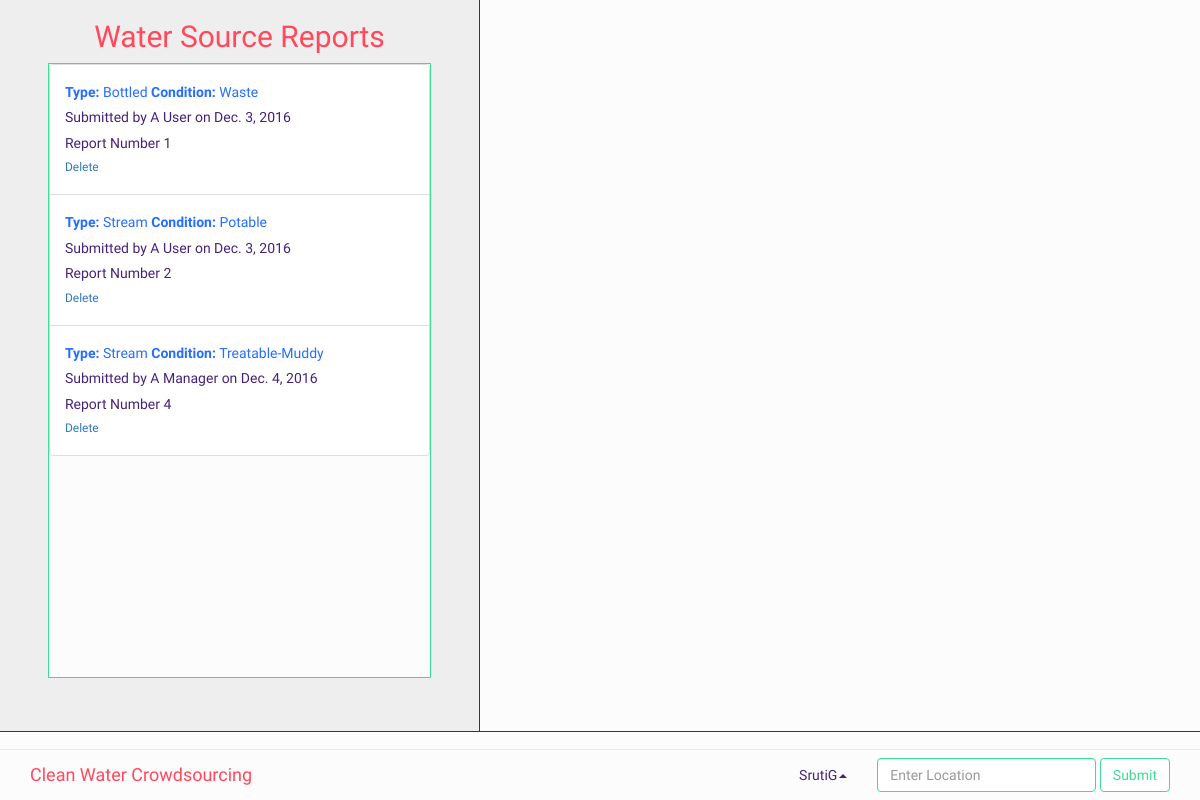
Page /clean_water_crowdsourcing/main/ (signed in) on the earlier database version.
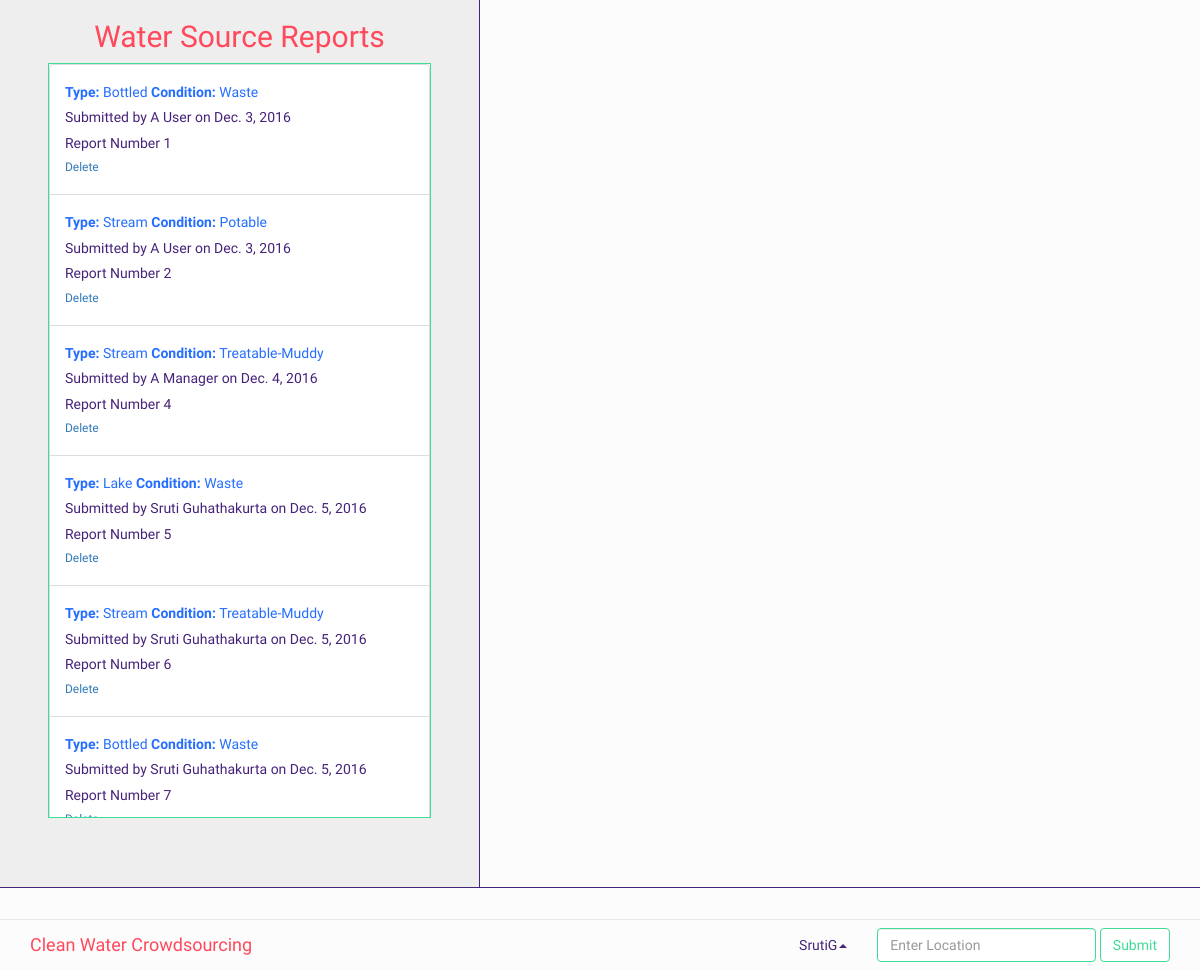
Same page on the later database version.
### clean_water_crowdsourcing/models.py (models this page shows, shortened)
class WaterSourceReport(models.Model):
    reporter_name = models.ForeignKey(Account, on_delete=models.CASCADE)
    report_number = models.AutoField(primary_key=True)
    water_type = models.CharField(max_length=20)
    water_condition = models.CharField(max_length=20)
    water_location = models.CharField(max_length=50, unique=True)
    report_date = models.DateField(auto_now_add = True)

class Account(models.Model):
    first_name = models.CharField(max_length=20)
    last_name = models.CharField(max_length=20)
    password = models.CharField(max_length=20)
    email=models.CharField(max_length=30, unique=True)
    username = models.CharField(max_length=20, primary_key = True)
    phone = models.CharField(max_length=11)
    address_street = models.CharField(max_length=20)
    address_city = models.CharField(max_length=20)
    address_state = models.CharField(max_length=2)
    address_zip = models.CharField(max_length=10)
    account_type = models.CharField(max_length=1)
    def __str__(self):
        return self.first_name + " " + self.last_name

### clean_water_crowdsourcing/views.py (the view)
# urls.py: url(r'main/', views.main, name='main'),
def main(request):
    username = request.session.get('username')
    user = request.session.get('user')
    worker = request.session.get('worker')
    manager = request.session.get('manager')
    admin = request.session.get('admin')
    account = Account.objects.get(username=username)
    sourceReports = WaterSourceReport.objects.all()
    purityReports = WaterPurityReport.objects.all()
    return render(request, 'clean_water_crowdsourcing/main.html', {'username': username, 'user': user, 'worker': worker,
                                                                   'manager': manager, 'admin': admin, 'account': account,
                                                                   'sourceReports': sourceReports, 'purityReports': purityReports})

### clean_water_crowdsourcing/templates/clean_water_crowdsourcing/main.html (shortened to what this page needs)
{% extends 'clean_water_crowdsourcing/layout.html' %}
{%block content %}
<div class="main navigation">
    <div class="jumbotron wsr">
        <h2 class="pink text-center">Water Source Reports</h2>
        <div class="navigation container reports green-border">
            <ul class="list-group report-items">
                {% for report in sourceReports %}
                <li class="list-group-item">
                    {% if manager %}
                    <a href="#" class="view-graph" onclick="viewGraph('{{ report.water_location }}')"><h5 class="blue"><b>Type:</b> {{ report.water_type }} <b>Condition:</b> {{ report.water_condition }}</h5></a>
                    {% else %}
                    <h5 class="blue"><b>Type:</b> {{ report.water_type }} <b>Condition:</b> {{ report.water_condition }}</h5>
                    {% endif %}
                    <h5 class="purple">Submitted by {{ report.reporter_name }} on {{ report.report_date }}</h5>
                    <h5 class="purple">Report Number {{ report.report_number }}</h5>
                    {% if admin %}
                    <a href="{% url 'deleteReport' reportNum=report.report_number %}"><h6>Delete</h6></a>
                    {% endif %}
                </li>
                {% endfor %}
            </ul>
        </div>
    </div>
    <div id="map"></div>
</div>
<nav class="navigation navbar navbar-default navbar-fixed-bottom">
    <div class="container">
        <div class="navbar-header">
            <a class="navbar-brand pink">Clean Water Crowdsourcing</a>
        </div>
        <form class="navbar-form navbar-right">
            <div class="form-group">
                <input type="text" class="form-control green-border" placeholder="Enter Location">
            </div>
            <button type="submit" class="btn btn-default green green-border">Submit</button>
        </form>
        <ul class="nav navbar-nav navbar-right">
            <li class="dropdown">
                <a href="#" class="dropdown-toggle purple" data-toggle="dropdown" role="button" aria-haspopup="true" aria-expanded="false">{{ username }}<span class="caret"></span></a>
            </li>
        </ul>
    </div>
</nav>
{% endblock %}

### clean_water_crowdsourcing/templates/clean_water_crowdsourcing/layout.html (shortened to what this page needs)
<!DOCTYPE html>
{% load static %}
<html lang = "en">
<head>
    <link rel="stylesheet" type="text/css" href="{% static 'clean_water_crowdsourcing/css/bootstrap.min.css' %}"/>
    <link rel="stylesheet" type="text/css" href="{% static 'clean_water_crowdsourcing/css/index.css' %}"/>
</head>
<body {% block class %} {%endblock %}>
{% block content %}
{% endblock %}
</body>
</html>

### clean_water_crowdsourcing/static/clean_water_crowdsourcing/css/index.css (style rules this page uses)
:root { --primaryDark: #256eff; .--primaryDark: #053c5e; --primary: #3ddc97; .--primary: #1f7a8c; --primaryLight: #fcfcfc; .primaryLight: #bfdbf7; --text: #46237a; .--text: #a31621; --header: #ff495c; .--header: #db222a; }
body { background-color: var(--primaryLight); font-family: 'Quicksand', sans-serif; }
.main { height: 91.5vh; padding: 0px; border-bottom: solid 1px var(--text); position: relative; }
.navigation { background-color: var(--primaryLight) ! important; }
.purple { color: var(--text) ! important; }
.pink { color: var(--header) ! important; }
.green { color: var(--primary) ! important; }
.blue { color: var(--primaryDark) ! important; }
#map { width: 60%; height: 100%; display: inline-block; margin: 0px; padding: 0px; }
.wsr { width: 40%; height: 100%; display: inline-block; float: left; margin: 0px; padding-top: 0px; border-right: solid 1px var(--text); }
.green-border { border-style: solid; border-color: var(--primary); border-width: 1px; }
.reports { height: 90%; width: 80%; padding: 0px; overflow-y: scroll; }
.report-items { width: 100%; margin: 0px; }

Differences in the rows shown:
added WaterSourceReport: water_type "Lake", water_condition "Waste", reporter_name "Sruti Guhathakurta", report_date "Dec. 5, 2016", report_number "5", shows "Delete"
added WaterSourceReport: water_type "Stream", water_condition "Treatable-Muddy", reporter_name "Sruti Guhathakurta", report_date "Dec. 5, 2016", report_number "6", shows "Delete"
added WaterSourceReport: water_type "Bottled", water_condition "Waste", reporter_name "Sruti Guhathakurta", report_date "Dec. 5, 2016", report_number "7"
